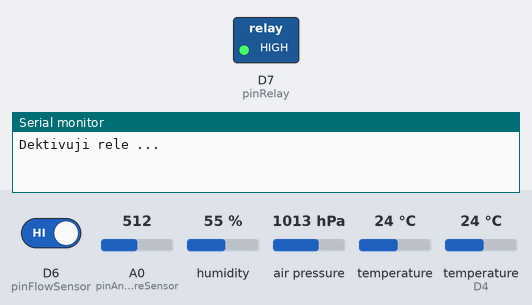
A sketch run on a simulated ESP8266 (NodeMCU). Parts: switched loads named in the sketch (green lamp = pin HIGH), the last lines printed to the serial monitor. The inputs (shaded band) are chosen by the test bench; at power-on: D6 (pinFlowSensor) HIGH, A0 (pinAnalogMoistureSensor) = 512, humidity 55 %, air pressure 1013 hPa, temperature 24 °C, temperature (sensor on D4) 24 °C. Pins used as bus, display or sensor lines are not drawn.

Above: at 0.1 s.
At 23.3 s:
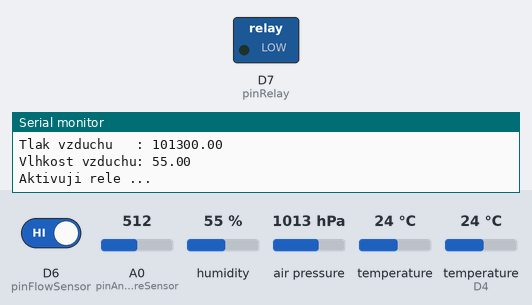
Timing chart, 0 to 24.8 s (numbered marks = the images above):
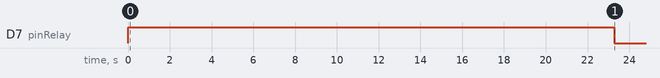

Measured:
- by itself, D7 (pinRelay): HIGH → LOW at 23.3 s

The sketch:

GardenPartyIrrigationModule.ino
```cpp
#include "Arduino.h"
#include "OneWire.h"
#include "Wire.h"
#include "DallasTemperature.h"
#include "ESP8266WiFi.h"
#include "Adafruit_Sensor.h"
#include "Adafruit_BME280.h"
#include "PubSubClient.h"

// Pin definitions
#define pinAnalogMoistureSensor A0
#define pinDigitalThermometer D4
#define pinMoistureSensorPower D5
#define pinFlowSensor D6
#define pinRelay D7
#define pinBME280scl D1
#define pinBME280sda D2
#define i2cclock 100000


// WIFI
const char* ssid = "Print.RedFrog.Lan";
const char* wifi_password = "Password.01";
WiFiClient wifiClient;

// MQTT
const char* mqtt_server = "192.168.10.210";
const char* mqtt_topic = "garden/bed";
const char* mqtt_username = "imodule1";
const char* mqtt_password = "imodule1";
// The client id identifies the ESP8266 device. Think of it a bit like a hostname (Or just a name, like Greg).
const char* clientID = "iModule1";
PubSubClient client(mqtt_server, 1883, wifiClient); // 1883 is the listener port for the Broker

// BME280 definition
Adafruit_BME280 bme; // I2C

// Relay module states ON/OFF
#define RelayOn 0
#define RelayOff 1

//Global delay time for transaction
#define delay_time 0

#define SoilMoistureTreshhold 400
#define sleepSeconds 10

//flow sensor
volatile int PulseCount = 0;
volatile int CurrentSoilMoisture = 1024;

// enum for program states
enum States { INIT, MEASURE, START_WATERING, WATERING, STOP_WATERING, SEND_DATA, SLEEP};
States state = INIT;

// struct for measurement
struct SoilMeasurement {
	float Soil_Temperature;
	int Soil_Moisture;
	float Air_Temperature;
	float Air_Pressure;
	float Humidity;
};

SoilMeasurement SoilMeasurementSample = {0,0,0,0,0};

// create instance oneWireDS from OneWire library
OneWire oneWireDS(pinDigitalThermometer);
// create instance sensorDS from DallasTemperature library
DallasTemperature SoilThermometer(&oneWireDS);


// flow sensor


void ActivateRelay() {
	Serial.println("Aktivuji rele ...");
	digitalWrite(pinRelay, RelayOn);
	delay(delay_time);
}

void DeactivateRelay() {
	Serial.println("Dektivuji rele ...");
	digitalWrite(pinRelay, RelayOff);
	delay(delay_time);
}

void ActivateSoilMoistureSensor() {
	digitalWrite(pinMoistureSensorPower, 1);
	delay(5000);
}

void DeactivateSoilMoistureSensor() {
	digitalWrite(pinMoistureSensorPower, 0);
	delay(5000);
}

void Get_CurrentSoilMoister() {
	CurrentSoilMoisture = analogRead(pinAnalogMoistureSensor);
}

// Get soil temperature
float Get_SoilTemperature() {
	SoilThermometer.requestTemperatures();
	return SoilThermometer.getTempCByIndex(0);
}

// Get soil moisture
int Get_AverageSoilMoisture() {
	  digitalWrite(pinMoistureSensorPower, 1);
	  delay(10000);
	  int AverageSoilMoisture = 0;
	  int counter = 0;
	  while(counter < 15 ) {
		  AverageSoilMoisture += analogRead(pinAnalogMoistureSensor);
		  counter++;
		  delay(500);
	  }
	  AverageSoilMoisture = AverageSoilMoisture / counter;
	  digitalWrite(pinMoistureSensorPower, 0);
	  return AverageSoilMoisture;
}

// !!! To be implemented
float Get_AirTemperature() {
	return bme.readTemperature();
}

// !!! To be implemented
float Get_AirPressure() {
	return bme.readPressure();
}

// !!! To be implemented
float Get_Humidity() {
	return bme.readHumidity();
}

void Get_GardenConditions() {

}

// Get measured values - soil moisture, soil temperature, humidity, air pressure, air temperature
void Get_SoilConditions() {
	SoilMeasurementSample = {Get_SoilTemperature(),Get_AverageSoilMoisture(),Get_AirTemperature(),Get_AirPressure(),Get_Humidity()};
	Serial.print("Teplota pudy   : "); Serial.println(SoilMeasurementSample.Soil_Temperature);
	Serial.print("Vlhkost pudy   : "); Serial.println(SoilMeasurementSample.Soil_Moisture);
	Serial.print("Teplota vzduchu: "); Serial.println(SoilMeasurementSample.Air_Temperature);
	Serial.print("Tlak vzduchu   : "); Serial.println(SoilMeasurementSample.Air_Pressure);
	Serial.print("Vlhkost vzduchu: "); Serial.println(SoilMeasurementSample.Humidity);
}

void ClearSessionVariables() {
	CurrentSoilMoisture = 1024;
	PulseCount = 0;
}

// interrupt function
void AddPulse() {
	PulseCount++;
	Get_CurrentSoilMoister();

}

void setup(void) {
  // set serial line baud rate to 115200
  Serial.begin(115200);
  // flow sensor
  pinMode(pinFlowSensor, INPUT_PULLUP);
  pinMode(pinRelay, OUTPUT);
  pinMode(pinMoistureSensorPower, OUTPUT);
  // close water valve
  DeactivateRelay();
  // disable power to soil thermometer
  digitalWrite(pinMoistureSensorPower, 0);
  // initiate i2c bus
  //SoilThermometer.begin();
  state = INIT;

  bool status = bme.begin();
  if (!status) {
      Serial.println("Could not find a valid BME280 sensor, check wiring!");
      while (1);
  }
}

void loop(void) {
	switch (state) {
	case INIT:
		state = MEASURE;
		break;
	case MEASURE:
		Get_SoilConditions();
		if (SoilMeasurementSample.Soil_Moisture > SoilMoistureTreshhold) {
			state = START_WATERING;
		}
		else {
			state = SEND_DATA;
		}
		break;
	case START_WATERING: // attach interrupt here
		ActivateSoilMoistureSensor();
		attachInterrupt(digitalPinToInterrupt(pinFlowSensor), AddPulse, RISING);
		ActivateRelay();
		state = WATERING;
		break;
	case WATERING:
		//if ((SoilMeasurementSample.Soil_Moisture - PulseCount) < SoilMoistureTreshhold) { //debug
		if (CurrentSoilMoisture < SoilMoistureTreshhold) {
			// flow sensor
			Serial.print("Pocet pulzu celkem:"); Serial.println(PulseCount);
			state = STOP_WATERING; //move this line to if condition above
		}
		break;
	case STOP_WATERING: // detach interrupt here
		DeactivateRelay();
		detachInterrupt(digitalPinToInterrupt(pinFlowSensor));
		DeactivateSoilMoistureSensor();
		state = SEND_DATA;
		break;
	case SEND_DATA: // create structure and send data to Raspberry PI with MQTT
		Serial.println("Odesilam data ...");
		 WiFi.mode(WIFI_STA);
		  WiFi.hostname("ESP8266");
		  WiFi.begin(ssid, wifi_password);
		  while (WiFi.status() != WL_CONNECTED) {
		      delay(500);
		      Serial.print(".");
		  }
		  Serial.println("");
		  Serial.print("Pripojeno k WiFi siti ");
		  Serial.println("Print.RedFrog.Lan");
		  Serial.print("IP adresa: ");
		  Serial.println(WiFi.localIP());

		  // Connect to MQTT Broker
		  if (client.connect(clientID, mqtt_username, mqtt_password)) {
		    Serial.println("Connected to MQTT Broker!");
		  }
		  else {
		    Serial.println("Connection to MQTT Broker failed...");
		  }
		char mqttmessage[8];
		dtostrf(SoilMeasurementSample.Air_Temperature,6,2,mqttmessage);
		if (client.publish(mqtt_topic, mqttmessage)) {
			Serial.println("Air Temperature sent to MQTT broker");
		}
		else {
			Serial.println("Message failed to send. Reconnecting to MQTT Broker and trying again");
			client.connect(clientID, mqtt_username, mqtt_password);
			delay(10); // This delay ensures that client.publish doesn't clash with the client.connect call
			client.publish(mqtt_topic, mqttmessage);
		}
		state = SLEEP;
		break;
	case SLEEP:
		Serial.println("Jdu spat ...");
		ClearSessionVariables();
		ESP.deepSleep(sleepSeconds * 1000000, WAKE_NO_RFCAL);
		state = INIT;
		break;
	}
}
```
